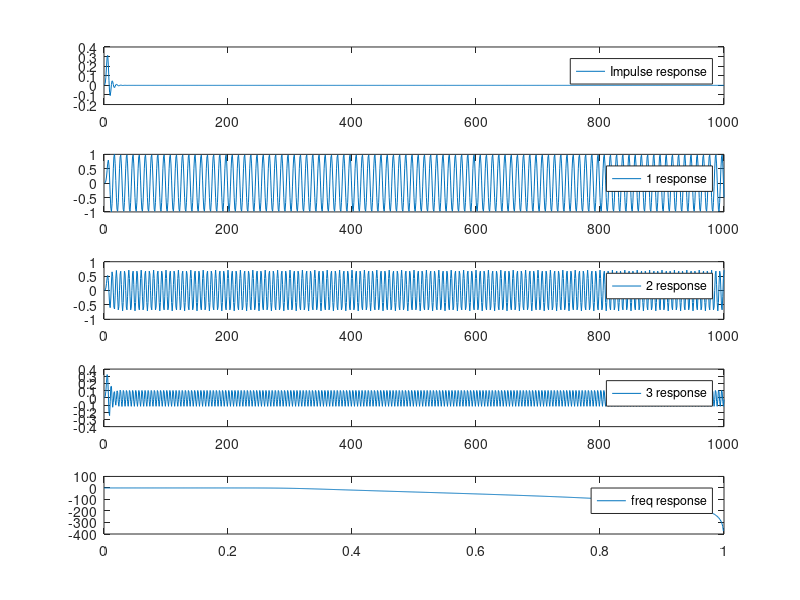

The MATLAB source for this figure:
 sf = 1000; sf2 = sf/2;
 data=[[1;zeros(sf-1,1)],sinetone(100,sf,1,1),sinetone(150,sf,1,1),sinetone(200,sf,1,1)];
 [b,a]=butter ( 6, 150 / sf2 );
 filtered = filter(b,a,data);
  
 [h, w]   = freqz(b, a, length(filtered));
 
 
 disp(b)
 disp(a)
 
 plotCount = 5
 
 clf
 subplot ( plotCount, 1, 1)
 plot(filtered(:,1),";Impulse response;")
 subplot ( plotCount, 1, 2 )
 plot(filtered(:,2),";1 response;")
 subplot ( plotCount, 1, 3 )
 plot(filtered(:,3),";2 response;")
 subplot ( plotCount, 1, 4 )
 plot(filtered(:,4),";3 response;")
 subplot ( plotCount, 1, 5 )
 plot(w/pi,20*log10(abs(h)),";freq response;")
 
#pkg install -forge signal
#pkg load signal